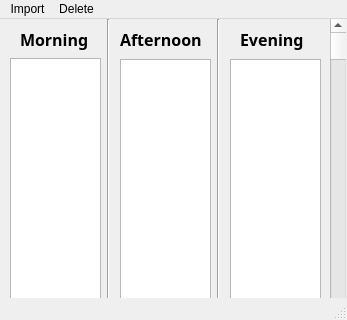
<?xml version="1.0" encoding="UTF-8"?>
<ui version="4.0">
 <class>MainResults</class>
 <widget class="QMainWindow" name="MainResults">
  <property name="geometry">
   <rect>
    <x>0</x>
    <y>0</y>
    <width>347</width>
    <height>320</height>
   </rect>
  </property>
  <property name="windowTitle">
   <string>MainWindow</string>
  </property>
  <widget class="QWidget" name="centralwidget">
   <widget class="QLabel" name="afternoon">
    <property name="geometry">
     <rect>
      <x>120</x>
      <y>10</y>
      <width>91</width>
      <height>21</height>
     </rect>
    </property>
    <property name="font">
     <font>
      <family>Arial Black</family>
      <pointsize>12</pointsize>
      <weight>75</weight>
      <bold>true</bold>
     </font>
    </property>
    <property name="text">
     <string>Afternoon</string>
    </property>
   </widget>
   <widget class="QLabel" name="evening">
    <property name="geometry">
     <rect>
      <x>240</x>
      <y>10</y>
      <width>71</width>
      <height>21</height>
     </rect>
    </property>
    <property name="font">
     <font>
      <family>Arial Black</family>
      <pointsize>12</pointsize>
      <weight>75</weight>
      <bold>true</bold>
     </font>
    </property>
    <property name="text">
     <string>Evening</string>
    </property>
   </widget>
   <widget class="QLabel" name="morning">
    <property name="geometry">
     <rect>
      <x>20</x>
      <y>10</y>
      <width>71</width>
      <height>21</height>
     </rect>
    </property>
    <property name="font">
     <font>
      <family>Arial Black</family>
      <pointsize>12</pointsize>
      <weight>75</weight>
      <bold>true</bold>
     </font>
    </property>
    <property name="text">
     <string>Morning</string>
    </property>
   </widget>
   <widget class="QScrollBar" name="scroll">
    <property name="geometry">
     <rect>
      <x>330</x>
      <y>0</y>
      <width>16</width>
      <height>320</height>
     </rect>
    </property>
    <property name="orientation">
     <enum>Qt::Vertical</enum>
    </property>
   </widget>
   <widget class="Line" name="line">
    <property name="geometry">
     <rect>
      <x>100</x>
      <y>0</y>
      <width>16</width>
      <height>320</height>
     </rect>
    </property>
    <property name="orientation">
     <enum>Qt::Vertical</enum>
    </property>
   </widget>
   <widget class="Line" name="line_2">
    <property name="geometry">
     <rect>
      <x>210</x>
      <y>0</y>
      <width>16</width>
      <height>320</height>
     </rect>
    </property>
    <property name="orientation">
     <enum>Qt::Vertical</enum>
    </property>
   </widget>
   <widget class="QWidget" name="verticalLayoutWidget">
    <property name="geometry">
     <rect>
      <x>10</x>
      <y>39</y>
      <width>91</width>
      <height>241</height>
     </rect>
    </property>
    <layout class="QVBoxLayout" name="verticalLayout">
     <item>
      <widget class="QListWidget" name="listWidget"/>
     </item>
    </layout>
   </widget>
   <widget class="QWidget" name="verticalLayoutWidget_2">
    <property name="geometry">
     <rect>
      <x>230</x>
      <y>40</y>
      <width>91</width>
      <height>241</height>
     </rect>
    </property>
    <layout class="QVBoxLayout" name="verticalLayout_2">
     <item>
      <widget class="QListWidget" name="listWidget_3"/>
     </item>
    </layout>
   </widget>
   <widget class="QWidget" name="verticalLayoutWidget_3">
    <property name="geometry">
     <rect>
      <x>120</x>
      <y>40</y>
      <width>91</width>
      <height>241</height>
     </rect>
    </property>
    <layout class="QVBoxLayout" name="verticalLayout_3">
     <item>
      <widget class="QListWidget" name="listWidget_2"/>
     </item>
    </layout>
   </widget>
  </widget>
  <widget class="QMenuBar" name="menubar">
   <property name="geometry">
    <rect>
     <x>0</x>
     <y>0</y>
     <width>347</width>
     <height>21</height>
    </rect>
   </property>
   <widget class="QMenu" name="menuImport">
    <property name="title">
     <string>Import</string>
    </property>
   </widget>
   <widget class="QMenu" name="menuDelete">
    <property name="title">
     <string>Delete</string>
    </property>
   </widget>
   <addaction name="menuImport"/>
   <addaction name="menuDelete"/>
  </widget>
  <widget class="QStatusBar" name="statusbar"/>
 </widget>
 <resources/>
 <connections/>
</ui>
